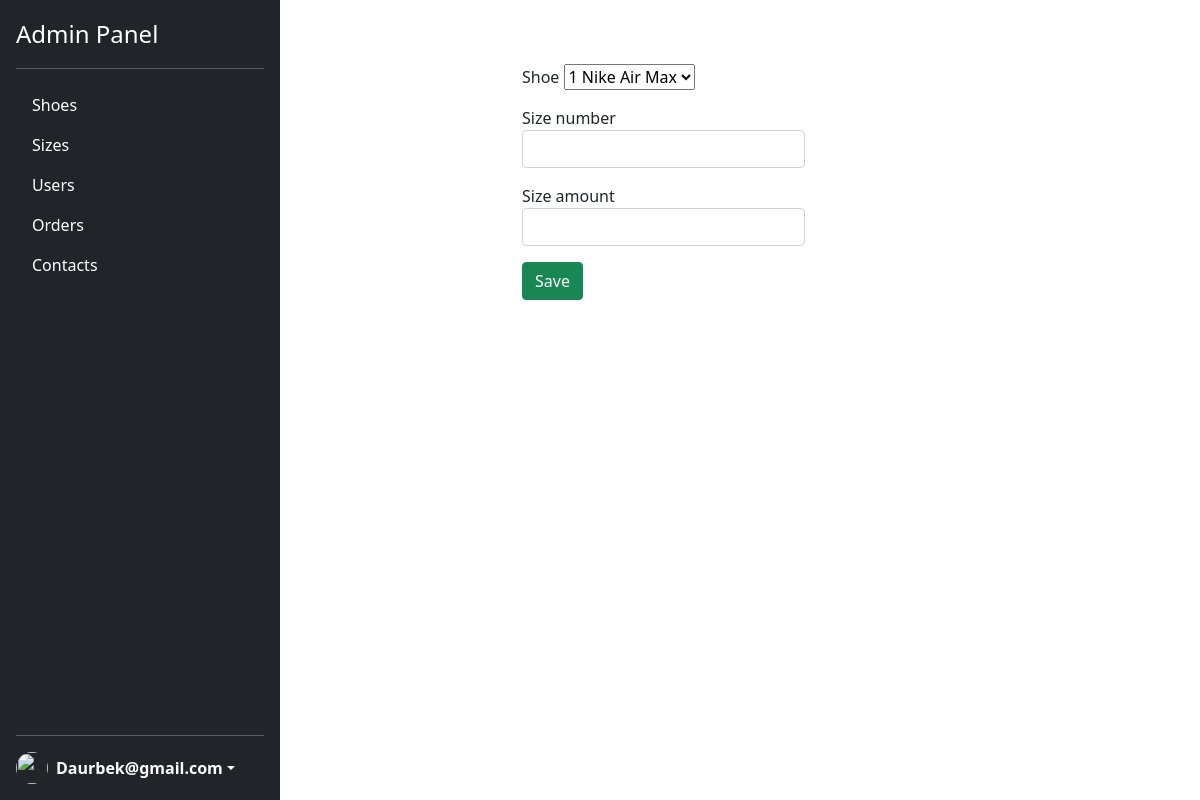
The page /adminPanel/editSize?id=9 (signed in) on the database as committed earlier.
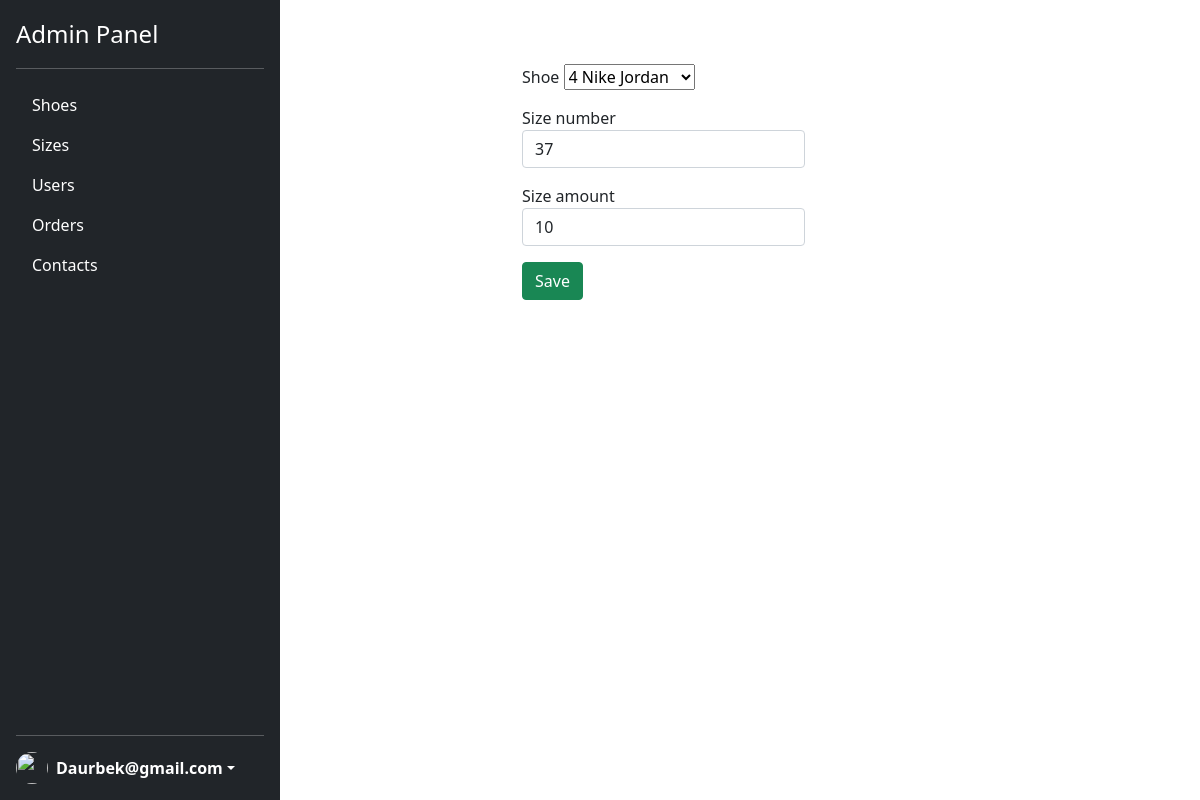
The same page on the database as committed later.
### Nike/models.py (models this page shows)
class Size(models.Model):
    shoeId=models.ForeignKey(Shoe, on_delete=models.CASCADE)
    sizeNumb = models.IntegerField(default=0)
    sizeAmount=models.PositiveIntegerField(default=0)

### Nike/views.py (the view)
# urls.py: path('adminPanel/editSize',editSize,name='editSize'),
@login_required
def editSize(request):
    if request.user.is_superuser:
        if request.method == 'GET':
            return render(request, 'Admin_templates/adminEditSize.html',
                          context={'size': getSizeById(request.GET['id']),
                                   'shoes': getAllMenShoes() + getAllWomenShoes()})
        if request.method == 'POST':
            if updateSize(request):
                return redirect('/adminSizes')
    else:
        return redirect('/')

### Nike/DBmanager.py (called while the page is built)
def getAllMenShoes():
    shoes=Shoe.objects.filter(genderId=1)
    returnShoes=list()
    for shoe in shoes:
        sizes=getShoeSizes(shoe.id)
        returnSize=list()
        for size in sizes:
            tempSize=SizeLocal(size.id,size.sizeNumb,size.sizeAmount)
            returnSize.append(tempSize)
        tempShoe=ShoeLocal(shoe.id, shoe.name, shoe.price,1, shoe.image,shoe.description,shoe.color, returnSize)
        returnShoes.append(tempShoe)
    return returnShoes

def getShoeSizes(id):
    return Size.objects.filter(shoeId=id).order_by('sizeNumb')

def getAllWomenShoes():
    shoes=Shoe.objects.filter(genderId=2)
    returnShoes=list()
    for shoe in shoes:
        sizes=getShoeSizes(shoe.id)
        returnSize=list()
        for size in sizes:
            tempSize=SizeLocal(size.id,size.sizeNumb,size.sizeAmount)
            returnSize.append(tempSize)
        tempShoe=ShoeLocal(shoe.id, shoe.name, shoe.price,2, shoe.image, shoe.description, shoe.color, returnSize)
        returnShoes.append(tempShoe)
    return returnShoes

def getSizeById(id):
    return Size.objects.filter(id=id).first()

### Nike/templates/Admin_templates/adminEditSize.html (shortened to what this page needs)
{% extends 'Admin_templates/adminPanel.html' %}
{% load static %}
{% block adminContainer %}
            <div class="container">
                           <div class="row mt-5">
                                 <div class="col col-4 offset-3">
                                         <form action="{% url 'editSize' %}" method="post">
                                                    <div class="form-group mt-3">
                                                        <label>Shoe</label>
                                                        <select name="shoe_id">
                                                             {% for shoe in shoes %}
                                                                  <option value="{{ shoe.id }}" {% if size.shoeId_id == shoe.id %} selected {% endif %}>{{ shoe.id }} {{ shoe.name }}</option>
                                                            {% endfor %}
                                                        </select>
                                                    </div>
                                                    <div class="form-group mt-3">
                                                        <label>Size number</label>
                                                        <input type="number" name="sizeNumb" value="{{ size.sizeNumb }}" class="form-control" required>
                                                    </div>
                                                    <div class="form-group mt-3">
                                                        <label>Size amount</label>
                                                        <input type="number" name="sizeAmount" value="{{ size.sizeAmount }}"  class="form-control" required>
                                                    </div>
                                                    <div class="form-group btns mt-3">
                                                        <button class="btn btn-success">Save</button>
                                                    </div>
                                        </form>
                                 </div>
                           </div>
                      </div>
{% endblock adminContainer %}

Rows that differ between the two databases and show on the page:
added Size: shoe_id "4 Nike Jordan", sizeNumb "37", sizeAmount "10"
Other text that changed with them:
form field shoe_id: "1 Nike Air Max" → (not shown)
